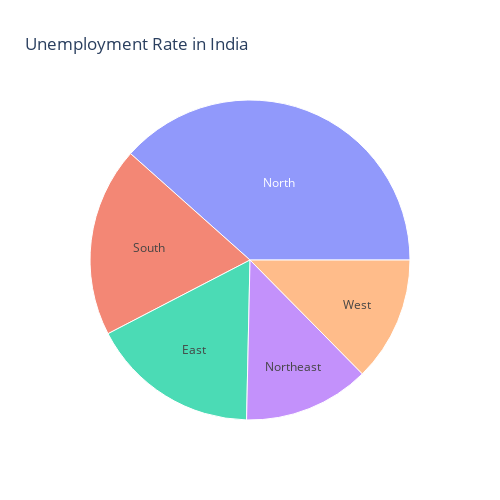

Source (notebook cell):
### Code cell
Unemploment = train[["Region","Estimated Unemployment Rate"]]

fig = px.sunburst(Unemploment, path=["Region"], values="Estimated Unemployment Rate", width=500, height=500, color_continuous_scale="RdY1Gn", title="Unemployment Rate in India")

fig.show()

### Figure 1 — Plotly figure (JSON) as saved in the notebook; plotly's stock layout.template omitted (floating-point values rounded to 4 significant figures)
{"data": [{"branchvalues": "total", "domain": {"x": [0, 1], "y": [0, 1]}, "hovertemplate": "labels=%{label}<br>Estimated Unemployment Rate=%{value}<br>parent=%{parent}<br>id=%{id}<extra></extra>", "ids": ["East", "North", "Northeast", "South", "West"], "labels": ["East", "North", "Northeast", "South", "West"], "name": "", "parents": ["", "", "", "", ""], "type": "sunburst", "values": [556.6, 1255.0, 416.1, 627.3, 411.9]}], "layout": {"height": 500, "legend": {"tracegroupgap": 0}, "title": {"text": "Unemployment Rate in India"}, "width": 500}}
